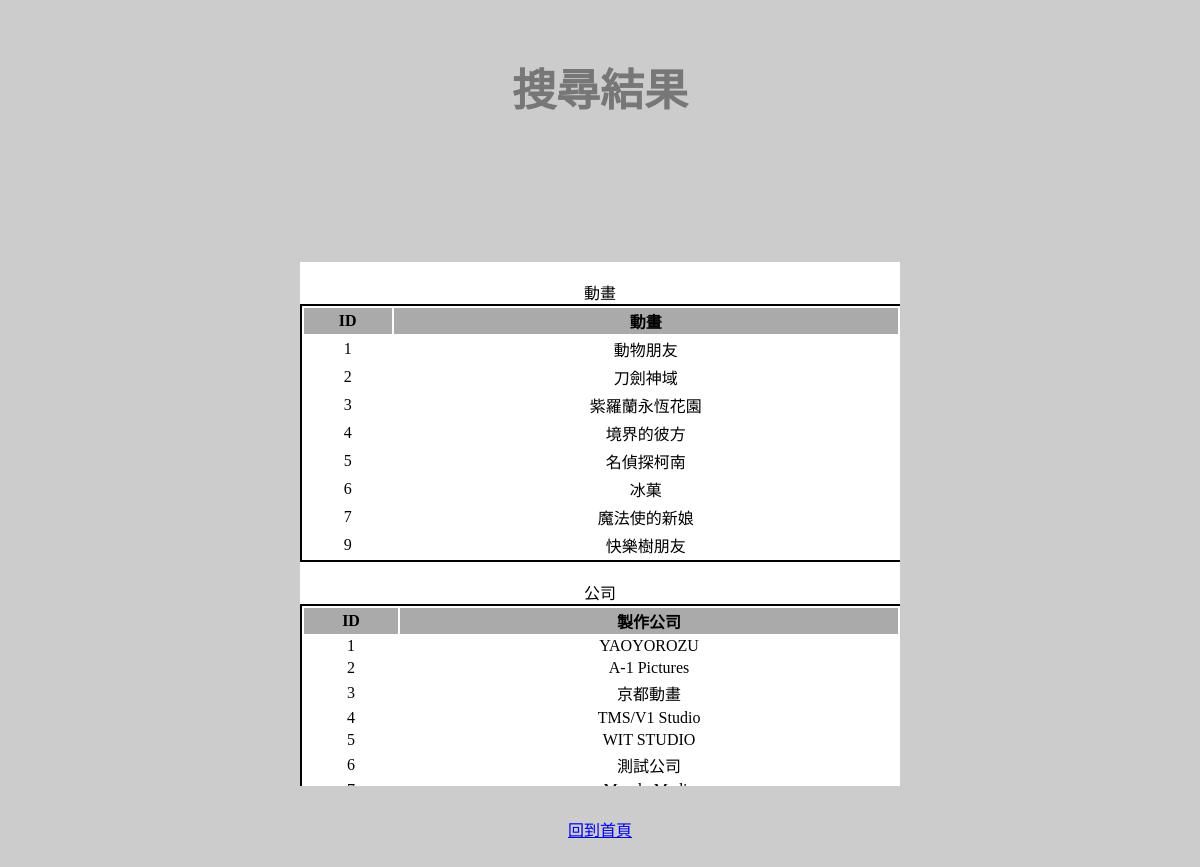
The app's page /searchResult.php, older data.
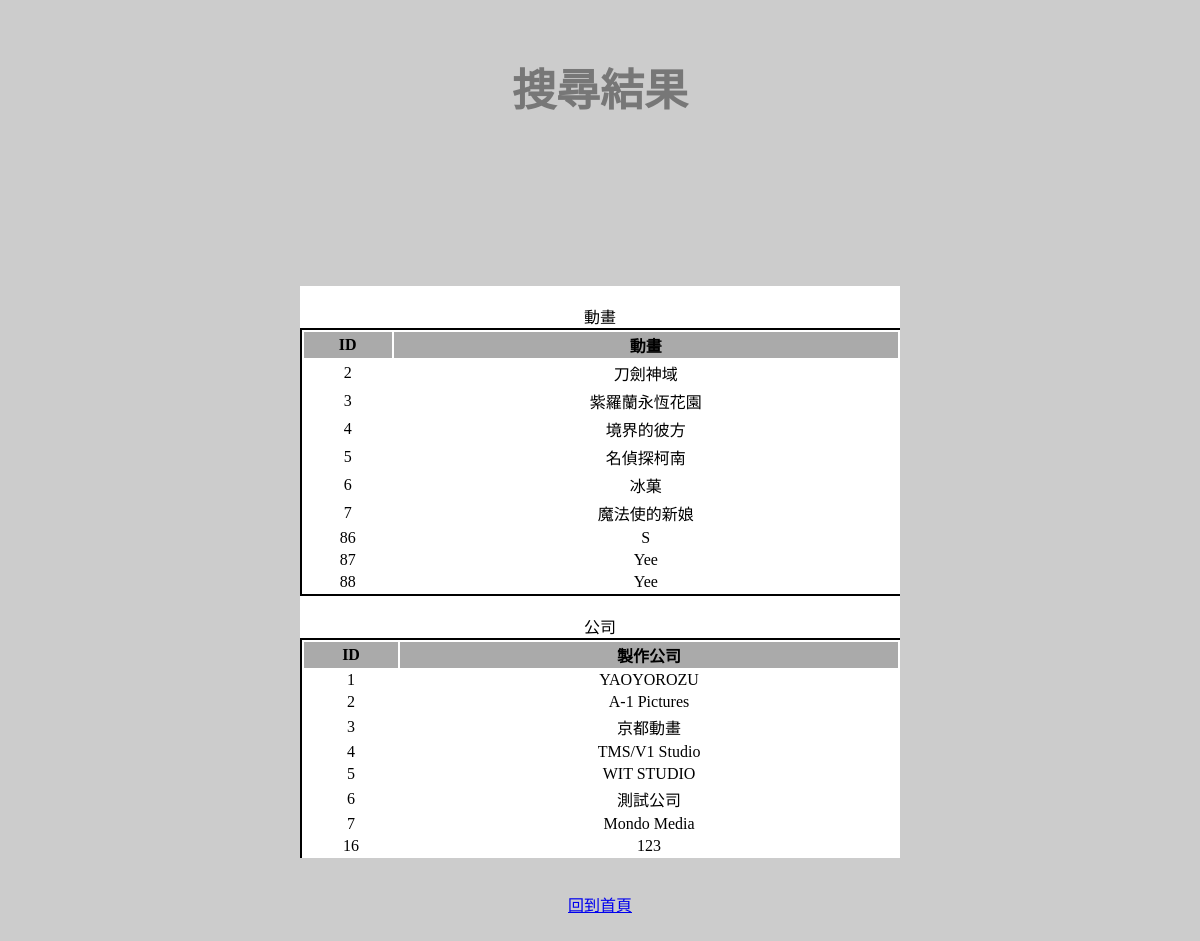
The same page, newer data.
### tables this page shows
CREATE TABLE `anime` (
  `id` int(6) NOT NULL,
  `name` varchar(20) NOT NULL
);

CREATE TABLE `company` (
  `id` int(6) NOT NULL,
  `name` varchar(20) NOT NULL
);

### searchResult.php (the view, shortened to what this page needs)
<html>
<head>
<link rel="stylesheet" href="./style/style.css">
</head>
<body>
<br><h1>搜尋結果</h1>
<a id="search" href="index.php">回到首頁</a><br><br>
<center id="paper">
<?php
$name = $_POST[_name];
echo "<br>動畫<br>";
$sql = "Select * from anime where name like '%".$name."%' order by id";
$result = mysql_query($sql) or die("Error Message:".mysql_error( ));
$main .='<table border="0" cellspacing="0" cellpadding="0" width="396">
         <tr>
			<td class="bodyText">';
$main .='	<table>
			<tr class="title"><td>ID</td> <td>動畫</td></tr>';
		while ( list($a,$b) = mysql_fetch_row($result) ){
			$main .="<tr class='content'><td>$a</td><td>$b </td>";
	}
$main .='</table></td></tr></table>';
$sql = "Select * from company where name like '%".$name."%' order by id";
$result = mysql_query($sql) or die("Error Message:".mysql_error( ));
$main .='<br>公司<br>';
$main .='<table border="0" cellspacing="0" cellpadding="0" width="396">
         <tr>
			<td>';
$main .='	<table>
			<tr class="title"><td>ID</td> <td>製作公司</td></tr>';
		while ( list($a,$b) = mysql_fetch_row($result) ){
			$main .="<tr class='content'><td>$a</td><td>$b </td>";
	}
$main .='</table></td></tr></table>';
echo $main;
?>
</center>
</body>
</html>

### style/style.css (style rules this page uses)
body { background-color: #CCC; font-family: 'Slabo 27px', serif; }
h1 { color: #777; font-size: 44px; text-align: center; }
table { border: 1px solid black; width: 600px; }
#paper { position: absolute; background-color: #fff; height: 50%; width: 50%; top: 50%; left: 50%; transform: translate(-50%, -50%); overflow-y: scroll; }
#search { position: absolute; top: 78%; left: 50%; transform: translate(-50%, 0%); }
.title { font-weight: bold; text-align: center; background-color: #AAA; }
.content { text-align: center; }

Row changes from the older to the newer data that the page shows:
removed anime: id "1", name "動物朋友"
removed anime: id "9", name "快樂樹朋友"
added anime: id "86", name "S"
added anime: id "87", name "Yee"
added anime: id "88", name "Yee"
now on this page (row unchanged): company: id "7", name "Mondo Media"
added company: id "16", name "123"
